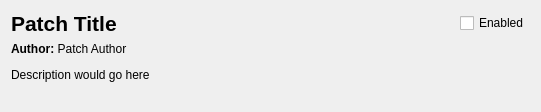
<?xml version="1.0" encoding="UTF-8"?>
<ui version="4.0">
 <class>GamePatchDetailsWidget</class>
 <widget class="QWidget" name="GamePatchDetailsWidget">
  <property name="geometry">
   <rect>
    <x>0</x>
    <y>0</y>
    <width>541</width>
    <height>112</height>
   </rect>
  </property>
  <layout class="QVBoxLayout" name="verticalLayout_2" stretch="0,1">
   <item>
    <layout class="QHBoxLayout" name="horizontalLayout">
     <item>
      <widget class="QLabel" name="name">
       <property name="font">
        <font>
         <pointsize>16</pointsize>
         <bold>true</bold>
        </font>
       </property>
       <property name="text">
        <string>Patch Title</string>
       </property>
      </widget>
     </item>
     <item>
      <spacer name="horizontalSpacer">
       <property name="orientation">
        <enum>Qt::Horizontal</enum>
       </property>
       <property name="sizeHint" stdset="0">
        <size>
         <width>40</width>
         <height>20</height>
        </size>
       </property>
      </spacer>
     </item>
     <item>
      <layout class="QVBoxLayout" name="verticalLayout">
       <item>
        <widget class="QCheckBox" name="enabled">
         <property name="text">
          <string>Enabled</string>
         </property>
        </widget>
       </item>
      </layout>
     </item>
    </layout>
   </item>
   <item>
    <widget class="QLabel" name="description">
     <property name="text">
      <string>&lt;html&gt;&lt;head/&gt;&lt;body&gt;&lt;p&gt;&lt;span style=&quot; font-weight:700;&quot;&gt;Author: &lt;/span&gt;Patch Author&lt;/p&gt;&lt;p&gt;Description would go here&lt;/p&gt;&lt;/body&gt;&lt;/html&gt;</string>
     </property>
     <property name="alignment">
      <set>Qt::AlignLeading|Qt::AlignLeft|Qt::AlignTop</set>
     </property>
    </widget>
   </item>
  </layout>
 </widget>
 <resources/>
 <connections/>
</ui>
